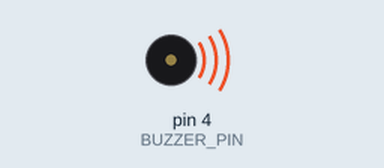
Recording of a sketch running on a simulated Arduino Uno, built with avr-gcc and run on an emulated ATmega328P. Parts: buzzer (waves = sounding).

Above: at 0.2 s.
Timing chart, 0 to 8.5 s (numbered marks = the images above):
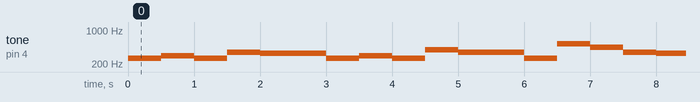

The sketch:

beatbox_using_buzzer.ino
```cpp
// define the pins for the buzzer and the button
#define BUZZER_PIN 4
#define BUTTON_PIN 2

// define the frequency of each note
#define NOTE_C4  262
#define NOTE_D4  294
#define NOTE_E4  330
#define NOTE_F4  349
#define NOTE_G4  392
#define NOTE_A4  440
#define NOTE_B4  494
#define NOTE_C5  523

// define the melody
int melody[] = {
  NOTE_C4, NOTE_C4, NOTE_D4, NOTE_C4,
  NOTE_F4, NOTE_E4, NOTE_C4, NOTE_C4,
  NOTE_D4, NOTE_C4, NOTE_G4, NOTE_F4,
  NOTE_C4, NOTE_C4, NOTE_C5, NOTE_A4,
  NOTE_F4, NOTE_E4, NOTE_D4, NOTE_B4,
  NOTE_B4, NOTE_A4, NOTE_F4, NOTE_G4,
  NOTE_F4
};

// define the duration of each note
int duration[] = {
  250, 250, 500, 500,
  500, 1000, 250, 250,
  500, 500, 500, 1000,
  250, 250, 500, 500,
  500, 1000, 250, 250,
  500, 500, 500, 1000,
  1000
};

// define the length of the melody
int melodyLength = sizeof(melody) / sizeof(int);

void setup() {
  // initialize the buzzer pin as an output
  pinMode(BUZZER_PIN, OUTPUT);
  // initialize the button pin as an input
  pinMode(BUTTON_PIN, INPUT_PULLUP);
}

void loop() {
  // check if the button is pressed

    // play the melody
    for (int i = 0; i < melodyLength; i++) {
      tone(BUZZER_PIN, melody[i], duration[i]);
      delay(duration[i]);
    }

}
```

Measured:
- by itself, tone on pin 4 (BUZZER_PIN): plays 262 Hz for 0.50 s, 294 Hz for 0.50 s, 262 Hz for 0.50 s, 349 Hz for 0.50 s, 330 Hz for 1.0 s, 262 Hz for 0.50 s … (210 notes in this stretch)
